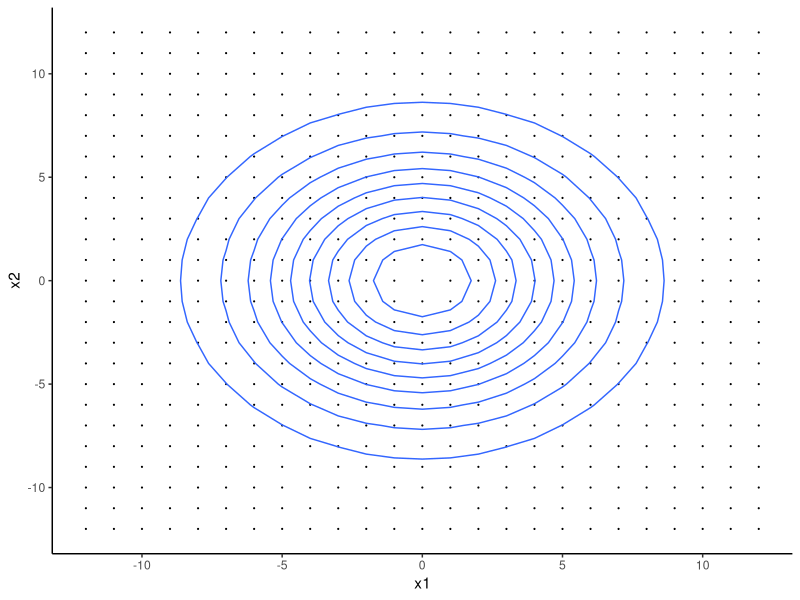

Reproduce this figure in R. (Note: this script raises an error after producing the figure.)
## ---- chunk 1
library(tidyverse)
## ---- chunk 2

p1 <- mvtnorm::dmvnorm(x=c(1,2) ,mean= c(0,0),sigma = matrix(c(1,0,0,1),nrow = 2,byrow = T) )
p0 <- mvtnorm::dmvnorm(x=c(1,2), mean= c(0,0),sigma = matrix(c(16,0,0,16),nrow = 2,byrow = T) )

p1/(p1+p0)*0.5
## ---- chunk 3
cov_mat <- matrix(c(16, 0,0,16  ),nrow = 2,byrow = T)
grid_mat <- expand.grid((-12:12),(-12:12)) # get input gird coordinates
den_vec = mvtnorm::dmvnorm(x = grid_mat,mean = c(0,0), sigma =  cov_mat ) #get the density

df <- cbind(grid_mat,den_vec) 
colnames(df) <- c("x1","x2","p")

df %>% 
  ggplot() + 
  geom_point(aes(x=x1,y=x2),size = 0.1)+
  geom_contour(aes(x=x1,y=x2,z=p))+
  theme_classic()

## ---- chunk 4
set.seed(1234)
y <- sample (0:2, size =100, replace =T, prob = c(0.4,0.3,0.3))


prob0 <- c(0.6,0.1,0.1,0.1,0.1,0.0)
prob1 <- c(2,1,4,2,0,1) /10
prob2 <- c(1,4,3,0,2,0) /10
prob_list <- list(prob0,prob1,prob2)
X= matrix(-200:-1,nrow = 100, byrow = T )
colnames(X) <- c("x1","x2")
# lets try use a list column and map function in purrr. when there are time 


for (i in 1:100){
  prob <- prob_list[[(y[i]+1)]]
  X[i,] <- unlist(expand.grid(x1=0:1,x2=0:2)[sample(1:6, 1, replace=TRUE, prob=prob),])
}

table(y)
table( apply(X = X, MARGIN = 1, FUN = sum))

## ---- chunk 5
train <- 
    cbind(X, y) %>% 
    tbl_df() %>% 
    group_by_all %>% 
    mutate(count=1) %>% 
    summarise(count_cat= sum(count) ) %>% 
    ungroup()


#tranlate the above formula that can calculate conditional probablity into a function with four parameters,  name of the x variable,  its corresponding value, value of response variable and pseudocounts.



con_p_fun <- function(x_var, x_var_value, y_value,m, alpha_based= F ){
  x_var1 <- x_var
  ensym(x_var)  
  #get the count from the training data
  n_y= train  %>%
    filter(y== y_value) %>% 
    #summarise(count= sum(count_cat)) %>% 
    pull(count_cat) %>% 
    sum
    
  
  n_yjh = 
    train %>% 
    filter(get(!!x_var) == x_var_value ) %>% 
    filter(y == y_value) %>% 
    pull(count_cat) %>% 
    sum
  
    if (x_var1 == "x1" & alpha_based == F ){
    m1= 2* m
  } else {
    m1=3*m
  }
  p = (n_yjh + m) / (n_y + m1)
  return(p)
}
## ---- chunk 6
#con_p_fun(x_var = "x1",x_var_value = 1)
con_p_fun(x_var = "x1",x_var_value = 1,m = 1,alpha_based = F,y_value = 1)
## ---- chunk 7
cond1 <- train %>% select(1,3) %>% distinct() %>% mutate(x_var = "x1") %>% rename(x_value=x1)
cond2 <- train %>% select(2,3) %>% distinct() %>% mutate(x_var = "x2") %>% rename(x_value=x2)
cond_df <- rbind(cond1,cond2)%>% select(x_var,x_value,y)
## ---- chunk 8

p1 <- p2 <- p3  <- p4 <- p5 <- p6 <- 1:nrow(cond_df)
for (i in 1:nrow(cond_df)){
  a= cond_df$x_var[i]
  b= cond_df$x_value[i]
  c= cond_df$y[i]
  p1[i] <- con_p_fun(x_var = a,x_var_value =b ,y_value =c ,m =0,alpha_based = F)  
  p2[i] <- con_p_fun(x_var = a,x_var_value =b ,y_value =c ,m =1,alpha_based = F)  
  p3[i] <- con_p_fun(x_var = a,x_var_value =b ,y_value =c ,m =0.5,alpha_based = F)  
  p4[i] <- con_p_fun(x_var = a,x_var_value =b ,y_value =c ,m =0, alpha_based = T)  
  p5[i] <- con_p_fun(x_var = a,x_var_value =b ,y_value =c ,m =1, alpha_based = T)  
  p6[i] <- con_p_fun(x_var = a,x_var_value =b ,y_value =c ,m =0.5, alpha_based = T)  
} 


cond_df <- cond_df %>% 
  mutate(p1 = p1) %>% 
  mutate(p2 = p2) %>% 
  mutate(p3 = p3) %>% 
  mutate(p4 = p4) %>% 
  mutate(p5 = p5) %>% 
  mutate(p6 = p6)

## ---- chunk 9
#get probalities vectors
py <- table(y)/100
px1 <- table(X[,1])/100 
px2 <- table(X[,2])/100

# intialize model table
model_table <- data.frame(expand.grid(x1=0:1,x2=0:2))
Pred= matrix(data = -36:-1,nrow = 6)
check= matrix(data = -9:-1,nrow = 1)

#(number of models)
for (i in 1:6){
  column_name= (colnames(cond_df)[4:9])[i]
  sym(column_name)
  #(number of combinations for x1 and x2)
  for (a in 1: 6) {
    x1= model_table$x1[a]
    x2= model_table$x2[a]
    quo(x1)
    quo(x2)
    #(number of possible y)
    p= -3:-1
    for (b in 1:3) {
      y_value = c(0,1,2)[b]
      quo(y_value)
      p1 <- cond_df %>% filter(x_var== "x1") %>% filter(x_value== !!x1)%>% filter(y== !!y_value) %>% pull(!!column_name)
      p2 <- cond_df %>% filter(x_var== "x2") %>% filter(x_value== !!x2)%>% filter(y== !!y_value) %>% pull(!!column_name)
      p3 <- py[b]
      p4 <- px1[x1+1]
      p5 <- px2[x2+1]
      p[b] <- p1*p2*p3/(p4*p5)
     # w<- c(x1,x2,y_value,p1,p2,p3,p4,p5,p[b])
      # check <- rbind(check,w)
     # print(w)
    }
    y_pred <- c(0,1,2)[which.max(p)]
    
    Pred[a,i] <- y_pred
  }
  

}
      
check <- cbind(model_table, Pred)    
colnames(check)[3:8] <- c("p1","p2","p3","p4","p5","p6")
## ---- chunk 10
#set.seed(1234)
y_test <- sample (0:2, size =10000, replace =T, prob = c(0.4,0.3,0.3))


prob0 <- c(0.6,0.1,0.1,0.1,0.1,0.0)
prob1 <- c(2,1,4,2,0,1) /10
prob2 <- c(1,4,3,0,2,0) /10
prob_list <- list(prob0,prob1,prob2)
X_test= matrix(-20000:-1,nrow = 10000, byrow = T )
colnames(X_test) <- c("x1","x2")


for (i in 1:10000){
  prob <- prob_list[[(y_test[i]+1)]]
  X_test[i,] <- unlist(expand.grid(0:1,0:2)[sample(1:6, 1, replace=TRUE, prob=prob),])
}

# table(y)
# table( apply(X = X, MARGIN = 1, FUN = sum))

test <- 
    cbind(X_test, y_test) %>% 
    tbl_df() 

## ---- chunk 11
test1 <- test %>% left_join(check)

caret::confusionMatrix(data= test1$p1, reference= test1$y_test)[["overall"]][1]
caret::confusionMatrix(data= test1$p2, reference= test1$y_test)[["overall"]][1]
caret::confusionMatrix(data= test1$p3, reference= test1$y_test)[["overall"]][1]

## ---- chunk 12
  cond1 <- train %>% select(1,3) %>% distinct() %>% mutate(x_var = "x1") %>% rename(x_value=x1)
  cond2 <- train %>% select(2,3) %>% distinct() %>% mutate(x_var = "x2") %>% rename(x_value=x2)
  #note you can't use this to genrate a full condition since the sample drawn randomly from the distribution may not contain some specifc value. 
  cond_df1 <- rbind(cond1,cond2)%>% select(x_var,x_value,y)
## ---- chunk 13

a=25
i=seq(0,8,1)
iii=a*2^i
output_matrix2 <- matrix(rep(0,54),nrow = 9,ncol = 6)
for (sim in 1:100){
 print(sim)
 output_matrix <- matrix(-54:-1,nrow = 9,ncol = 6)
  for (ii in 1:9){
    samplesize = iii[ii]
    #(1) generate training data#############################################################
    y <- sample (0:2, size =samplesize, replace =T, prob = c(0.4,0.3,0.3))
    
    
    prob0 <- c(0.6,0.1,0.1,0.1,0.1,0.0)
    prob1 <- c(2,1,4,2,0,1) /10
    prob2 <- c(1,4,3,0,2,0) /10
    prob_list <- list(prob0,prob1,prob2)
    X= matrix((-2*samplesize):-1,nrow = samplesize, byrow = T )
    colnames(X) <- c("x1","x2")
  
    for (i in 1:samplesize){
      prob <- prob_list[[(y[i]+1)]]
      X[i,] <- unlist(expand.grid(x1=0:1,x2=0:2)[sample(1:6, 1, replace=TRUE, prob=prob),])
    }
    
    train <- 
      cbind(X, y) %>% 
      tbl_df() %>% 
      group_by_all %>% 
      mutate(count=1) %>% 
      summarise(count_cat= sum(count) ) %>% 
      ungroup()
  
    #(2)generate conditional probality table#############################################################
    cond_df <- cond_df1
    p1 <- p2 <- p3  <- p4 <- p5 <- p6 <- 1:nrow(cond_df)
    for (i in 1:nrow(cond_df)){
      a= cond_df$x_var[i]
      b= cond_df$x_value[i]
      c= cond_df$y[i]
      p1[i] <- con_p_fun(x_var = a,x_var_value =b ,y_value =c ,m =0,alpha_based = F)  
      p2[i] <- con_p_fun(x_var = a,x_var_value =b ,y_value =c ,m =1,alpha_based = F)  
      p3[i] <- con_p_fun(x_var = a,x_var_value =b ,y_value =c ,m =0.5,alpha_based = F)  
      p4[i] <- con_p_fun(x_var = a,x_var_value =b ,y_value =c ,m =0, alpha_based = T)  
      p5[i] <- con_p_fun(x_var = a,x_var_value =b ,y_value =c ,m =1, alpha_based = T)  
      p6[i] <- con_p_fun(x_var = a,x_var_value =b ,y_value =c ,m =0.5, alpha_based = T)  
    } 
    
    cond_df <- cond_df %>% 
      mutate(p1 = p1) %>% 
      mutate(p2 = p2) %>% 
      mutate(p3 = p3) %>% 
      mutate(p4 = p4) %>% 
      mutate(p5 = p5) %>% 
      mutate(p6 = p6)
    #(3)compute a model reference table.
    py <- table(y)/100
    px1 <- table(X[,1])/100 
    px2 <- table(X[,2])/100
    
    # intialize model table
    model_table <- data.frame(expand.grid(x1=0:1,x2=0:2))
    Pred= matrix(data = -36:-1,nrow = 6)
    check= matrix(data = -9:-1,nrow = 1)
    
    #(number of models)
    for (i in 1:6){
      column_name= (colnames(cond_df)[4:9])[i]
      sym(column_name)
      #(number of combinations for x1 and x2)
      for (a in 1: 6) {
        x1= model_table$x1[a]
        x2= model_table$x2[a]
        quo(x1)
        quo(x2)
        #(number of possible y)
        p= -3:-1
        for (b in 1:3) {
          y_value = c(0,1,2)[b]
          quo(y_value)
          p1 <- cond_df %>% filter(x_var== "x1") %>% filter(x_value== !!x1)%>% filter(y== !!y_value) %>% pull(!!column_name)
          p2 <- cond_df %>% filter(x_var== "x2") %>% filter(x_value== !!x2)%>% filter(y== !!y_value) %>% pull(!!column_name)
          p3 <- py[b]
  
          p4 <- px1[x1+1]
          p5 <- px2[x2+1]
          names(p3)  <-names(p4) <- names(p5) <- NULL
          p[b] <- p1*p2*p3/(p4*p5)
         # w<- c(x1,x2,y_value,p1,p2,p3,p4,p5,p[b])
          # check <- rbind(check,w)
         # print(w)
        }
        y_pred <- c(0,1,2)[which.max(p)]
        
        Pred[a,i] <- y_pred
      }
    }
          
    check <- cbind(model_table, Pred)    
    colnames(check)[3:8] <- c("p1","p2","p3","p4","p5","p6")
    #(4)generate specific predictions for testing data and compute accuracy
    test1 <- test %>% left_join(check)
    output_matrix[ii,1] <- caret::confusionMatrix(data= test1$p1, reference= test1$y_test)[["overall"]][1]
    output_matrix[ii,2] <- caret::confusionMatrix(data= test1$p2, reference= test1$y_test)[["overall"]][1]
    output_matrix[ii,3] <- caret::confusionMatrix(data= test1$p3, reference= test1$y_test)[["overall"]][1]
    output_matrix[ii,4] <- caret::confusionMatrix(data= test1$p4, reference= test1$y_test)[["overall"]][1]
    output_matrix[ii,5] <- caret::confusionMatrix(data= test1$p5, reference= test1$y_test)[["overall"]][1]
    output_matrix[ii,6] <- caret::confusionMatrix(data= test1$p6, reference= test1$y_test)[["overall"]][1]
  } 
output_matrix2 <- output_matrix2 + output_matrix
}

#output_matrix2= output_matrix2/10
## ---- chunk 14

